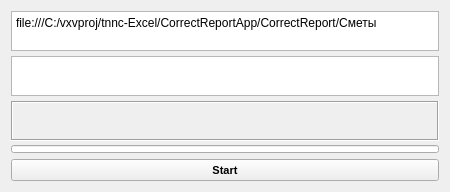
<?xml version="1.0" encoding="UTF-8"?>
<ui version="4.0">
 <class>Form</class>
 <widget class="QWidget" name="Form">
  <property name="geometry">
   <rect>
    <x>0</x>
    <y>0</y>
    <width>450</width>
    <height>192</height>
   </rect>
  </property>
  <property name="minimumSize">
   <size>
    <width>0</width>
    <height>192</height>
   </size>
  </property>
  <property name="maximumSize">
   <size>
    <width>16777215</width>
    <height>192</height>
   </size>
  </property>
  <property name="windowTitle">
   <string>Form</string>
  </property>
  <property name="windowIcon">
   <iconset>
    <normaloff>logo.ico</normaloff>logo.ico</iconset>
  </property>
  <property name="styleSheet">
   <string notr="true"/>
  </property>
  <layout class="QGridLayout" name="gridLayout">
   <item row="0" column="0">
    <widget class="QPlainTextEdit" name="plainTextEdit">
     <property name="enabled">
      <bool>true</bool>
     </property>
     <property name="sizePolicy">
      <sizepolicy hsizetype="Expanding" vsizetype="Fixed">
       <horstretch>0</horstretch>
       <verstretch>0</verstretch>
      </sizepolicy>
     </property>
     <property name="minimumSize">
      <size>
       <width>0</width>
       <height>40</height>
      </size>
     </property>
     <property name="maximumSize">
      <size>
       <width>16777215</width>
       <height>40</height>
      </size>
     </property>
     <property name="plainText">
      <string>file:///C:/vxvproj/tnnc-Excel/CorrectReportApp/CorrectReport/Сметы</string>
     </property>
     <property name="placeholderText">
      <string>Перетащите сюда папку для сохранения файлов</string>
     </property>
    </widget>
   </item>
   <item row="4" column="0">
    <widget class="QPushButton" name="pushButton">
     <property name="sizePolicy">
      <sizepolicy hsizetype="Minimum" vsizetype="Expanding">
       <horstretch>0</horstretch>
       <verstretch>0</verstretch>
      </sizepolicy>
     </property>
     <property name="minimumSize">
      <size>
       <width>0</width>
       <height>22</height>
      </size>
     </property>
     <property name="maximumSize">
      <size>
       <width>16777215</width>
       <height>16777215</height>
      </size>
     </property>
     <property name="font">
      <font>
       <pointsize>8</pointsize>
       <weight>75</weight>
       <bold>true</bold>
      </font>
     </property>
     <property name="text">
      <string>Start</string>
     </property>
     <property name="shortcut">
      <string>Return</string>
     </property>
    </widget>
   </item>
   <item row="2" column="0">
    <widget class="QLabel" name="label">
     <property name="sizePolicy">
      <sizepolicy hsizetype="Preferred" vsizetype="Expanding">
       <horstretch>0</horstretch>
       <verstretch>0</verstretch>
      </sizepolicy>
     </property>
     <property name="minimumSize">
      <size>
       <width>0</width>
       <height>40</height>
      </size>
     </property>
     <property name="maximumSize">
      <size>
       <width>16777215</width>
       <height>40</height>
      </size>
     </property>
     <property name="font">
      <font>
       <pointsize>8</pointsize>
      </font>
     </property>
     <property name="frameShape">
      <enum>QFrame::Box</enum>
     </property>
     <property name="frameShadow">
      <enum>QFrame::Sunken</enum>
     </property>
     <property name="text">
      <string/>
     </property>
     <property name="alignment">
      <set>Qt::AlignLeading|Qt::AlignLeft|Qt::AlignTop</set>
     </property>
     <property name="wordWrap">
      <bool>true</bool>
     </property>
    </widget>
   </item>
   <item row="3" column="0">
    <widget class="QProgressBar" name="progressBar_1">
     <property name="minimumSize">
      <size>
       <width>0</width>
       <height>8</height>
      </size>
     </property>
     <property name="maximumSize">
      <size>
       <width>16777215</width>
       <height>8</height>
      </size>
     </property>
     <property name="styleSheet">
      <string notr="true">QProgressBar::chunk {
	background-color: rgb(100, 150, 150);
    margin: 2px;
}</string>
     </property>
     <property name="minimum">
      <number>0</number>
     </property>
     <property name="maximum">
      <number>100</number>
     </property>
     <property name="value">
      <number>0</number>
     </property>
     <property name="alignment">
      <set>Qt::AlignCenter</set>
     </property>
     <property name="textVisible">
      <bool>false</bool>
     </property>
     <property name="textDirection">
      <enum>QProgressBar::TopToBottom</enum>
     </property>
    </widget>
   </item>
   <item row="1" column="0">
    <widget class="QPlainTextEdit" name="plainTextEdit_2">
     <property name="enabled">
      <bool>true</bool>
     </property>
     <property name="sizePolicy">
      <sizepolicy hsizetype="Expanding" vsizetype="Fixed">
       <horstretch>0</horstretch>
       <verstretch>0</verstretch>
      </sizepolicy>
     </property>
     <property name="minimumSize">
      <size>
       <width>0</width>
       <height>40</height>
      </size>
     </property>
     <property name="maximumSize">
      <size>
       <width>16777215</width>
       <height>40</height>
      </size>
     </property>
     <property name="plainText">
      <string/>
     </property>
     <property name="placeholderText">
      <string>Перетащите сюда папку с подписями в формате *.jpg</string>
     </property>
    </widget>
   </item>
  </layout>
 </widget>
 <resources/>
 <connections/>
</ui>
